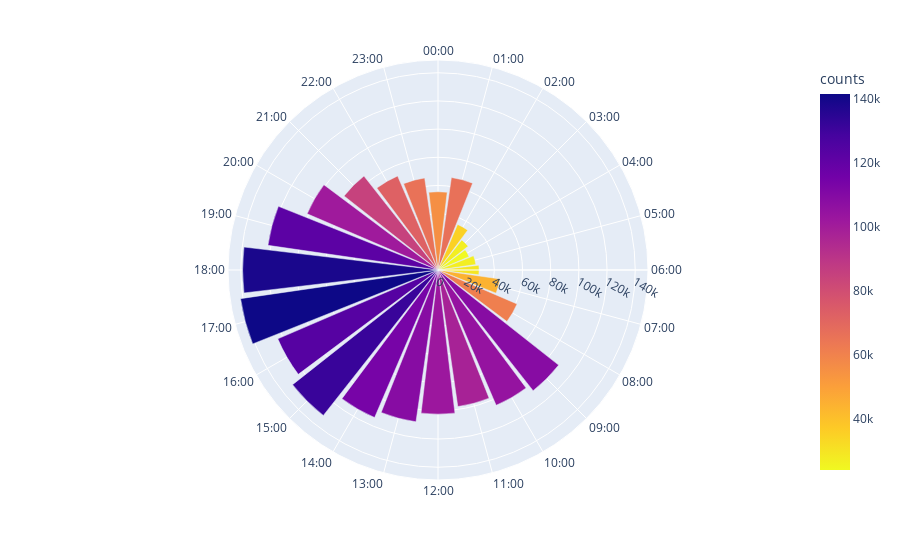

Source (notebook cell):
### Code cell
import plotly.express as px

df["theta_deg"] = df["HOUR"] * (360 / 24)
df["label"] = df["HOUR"].apply(lambda h: f"{int(h):02d}:00")

fig = px.bar_polar(
    df,
    r="counts",
    theta="theta_deg",
    color="counts",
    color_continuous_scale=px.colors.sequential.Plasma_r,
    hover_name="label",
    hover_data=["counts"],
)

fig.update_layout(
    polar=dict(
        angularaxis=dict(
            direction="clockwise",
            rotation=90,
            tickmode="array",
            tickvals=[h * 15 for h in range(0, 24, 1)],
            ticktext=[f"{h:02d}:00" for h in range(0, 24, 1)],
        )
    ),
    showlegend=False,
)
fig.show()

### Figure 1 — Plotly figure (JSON) as saved in the notebook; plotly's stock layout.template omitted (floating-point values rounded to 4 significant figures)
{"data": [{"customdata": [[66335], [35242], [27223], [24043], [27150], [29188], [44376], [61090], [109058], [104550], [97969], [102302], [108891], [113970], [131460], [123780], [141606], [138686], [121972], [101096], [84907], [72620], [65998], [55553]], "hovertemplate": "<b>%{hovertext}</b><br><br>counts=%{marker.color}<br>theta_deg=%{theta}<extra></extra>", "hovertext": ["01:00", "02:00", "03:00", "04:00", "05:00", "06:00", "07:00", "08:00", "09:00", "10:00", "11:00", "12:00", "13:00", "14:00", "15:00", "16:00", "17:00", "18:00", "19:00", "20:00", "21:00", "22:00", "23:00", "24:00"], "legendgroup": "", "marker": {"color": [66335, 35242, 27223, 24043, 27150, 29188, 44376, 61090, 109058, 104550, 97969, 102302, 108891, 113970, 131460, 123780, 141606, 138686, 121972, 101096, 84907, 72620, 65998, 55553], "coloraxis": "coloraxis", "pattern": {"shape": ""}}, "name": "", "r": [66335, 35242, 27223, 24043, 27150, 29188, 44376, 61090, 109058, 104550, 97969, 102302, 108891, 113970, 131460, 123780, 141606, 138686, 121972, 101096, 84907, 72620, 65998, 55553], "showlegend": false, "subplot": "polar", "theta": [15.0, 30.0, 45.0, 60.0, 75.0, 90.0, 105.0, 120.0, 135.0, 150.0, 165.0, 180.0, 195.0, 210.0, 225.0, 240.0, 255.0, 270.0, 285.0, 300.0, 315.0, 330.0, 345.0, 360.0], "type": "barpolar"}], "layout": {"barmode": "relative", "coloraxis": {"colorbar": {"title": {"text": "counts"}}, "colorscale": [[0, "#f0f921"], [0.1111, "#fdca26"], [0.2222, "#fb9f3a"], [0.3333, "#ed7953"], [0.4444, "#d8576b"], [0.5556, "#bd3786"], [0.6667, "#9c179e"], [0.7778, "#7201a8"], [0.8889, "#46039f"], [1, "#0d0887"]]}, "legend": {"tracegroupgap": 0}, "margin": {"t": 60}, "polar": {"angularaxis": {"direction": "clockwise", "rotation": 90, "tickmode": "array", "ticktext": ["00:00", "01:00", "02:00", "03:00", "04:00", "05:00", "06:00", "07:00", "08:00", "09:00", "10:00", "11:00", "12:00", "13:00", "14:00", "15:00", "16:00", "17:00", "18:00", "19:00", "20:00", "21:00", "22:00", "23:00"], "tickvals": [0, 15, 30, 45, 60, 75, 90, 105, 120, 135, 150, 165, 180, 195, 210, 225, 240, 255, 270, 285, 300, 315, 330, 345]}, "domain": {"x": [0, 1], "y": [0, 1]}}, "showlegend": false}}
